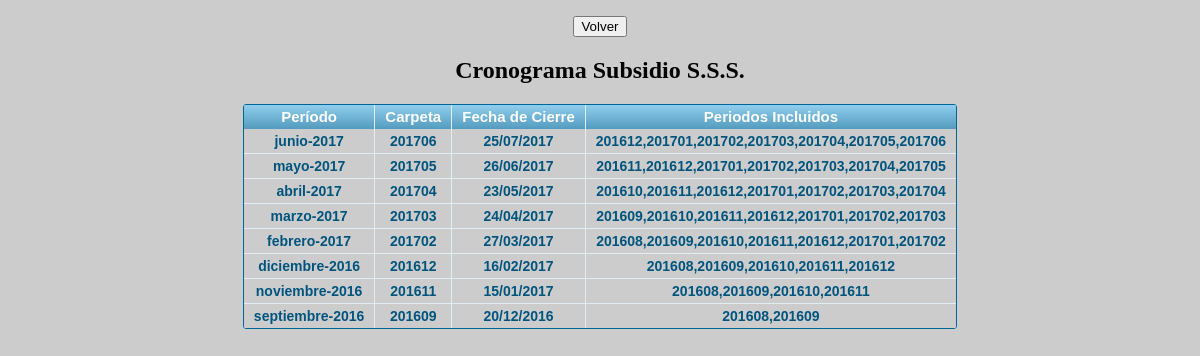
Before: /cronograma.php (signed in) with the older database file.
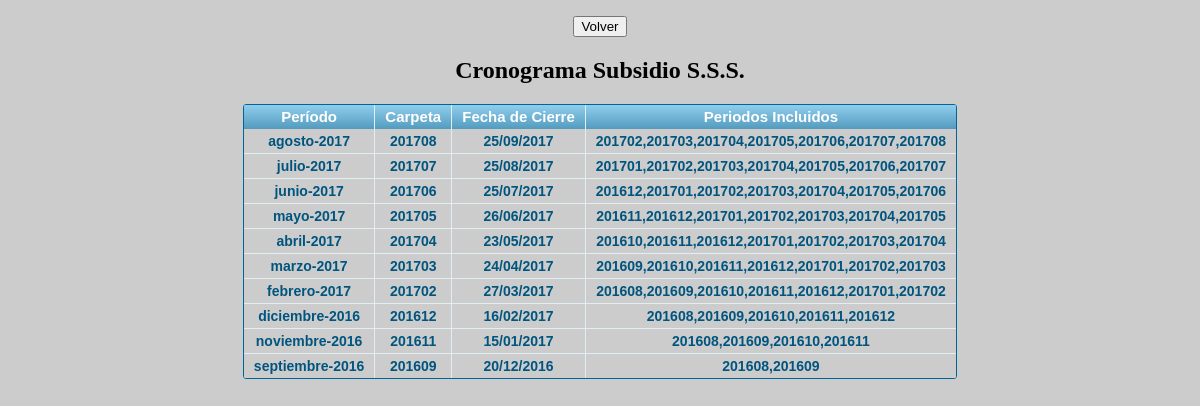
After: the same page with the newer database file.
### tables this page shows
CREATE TABLE IF NOT EXISTS `cronograma` (
  `id` int(3) NOT NULL AUTO_INCREMENT,
  `periodo` varchar(100) NOT NULL,
  `carpeta` varchar(6) NOT NULL,
  `fechacierre` date NOT NULL,
  `periodosincluidos` varchar(50) NOT NULL,
  PRIMARY KEY (`id`)
);

### cronograma.php (the view, shortened to what this page needs)
<?php
$sqlCronograma = "SELECT c.*,DATE_FORMAT(c.fechacierre,'%d/%m/%Y') as fechacierre FROM cronograma c ORDER By carpeta DESC";
$resCronograma = mysql_query($sqlCronograma);
?>
<!DOCTYPE html PUBLIC "-//W3C//DTD XHTML 1.0 Transitional//EN" "http://www.w3.org/TR/xhtml1/DTD/xhtml1-transitional.dtd">
<html xmlns="http://www.w3.org/1999/xhtml">
<head>
<link rel="stylesheet" href="css/tablas.css"/>
</head>
<body bgcolor="#CCCCCC">
	<div align="center">
	 <p><input type="reset" name="volver" value="Volver" onClick="location.href = 'menu.php'" /></p>
	 <h2>Cronograma Subsidio S.S.S.</h2>
	 <div class="grilla">
		 <table>
		 	<thead>
		 		<tr>
		 			<th>Período</th>
		 			<th>Carpeta</th>
		 			<th>Fecha de Cierre</th>
		 			<th>Periodos Incluidos</th>
		 		</tr>
		 	</thead>
		 	<tbody>
		<?php while ($rowCronograma = mysql_fetch_array($resCronograma)) {  ?>
				<tr>
					<td><?php echo $rowCronograma['periodo'] ?></td>
					<td><?php echo $rowCronograma['carpeta'] ?></td>
					<td><?php echo $rowCronograma['fechacierre'] ?></td>
					<td><?php echo $rowCronograma['periodosincluidos'] ?></td>
				</tr>
		<?php } ?>
		  	</tbody>
		</table>
	</div>
	</div>
</body>
</html>

### css/tablas.css (style rules this page uses)
.grilla { font: normal 12px/150% Arial, Helvetica, sans-serif; background: #fff; overflow: hidden; border: 1px solid #006699; -webkit-border-radius: 3px; -moz-border-radius: 3px; border-radius: 3px; display: table }
.grilla table { border-collapse: collapse; text-align: center; width: 100%; }
.grilla table td, .grilla table th, .grilla table .title { padding: 3px 10px; }
.grilla table thead th, .grilla table .title { background-image: linear-gradient(to bottom, #8DCBEA 5%, #539BBE 100%); background-color:#99bfe6; color:#FFFFFF; font-size: 15px; font-weight: bold; border-left: 1px solid #E1EEF4; }
.grilla table thead th:first-child, .grilla table .title { border: none; }
.grilla table tbody td { background-color:#CCCCCC; color: #00557F; border-left: 1px solid #E1EEF4; font-size: 14px; border-bottom: 1px solid #E1EEF4; font-weight: bold; }
.grilla table tbody td:first-child { border-left: none; }
.grilla table tbody tr:last-child td { border-bottom: none; }

Changed rows visible on the page:
added cronograma: periodo "agosto-2017", carpeta "201708", fechacierre "25/09/2017", periodosincluidos "201702,201703,201704,201705,201706,201707,201708"
added cronograma: periodo "julio-2017", carpeta "201707", fechacierre "25/08/2017", periodosincluidos "201701,201702,201703,201704,201705,201706,201707"
